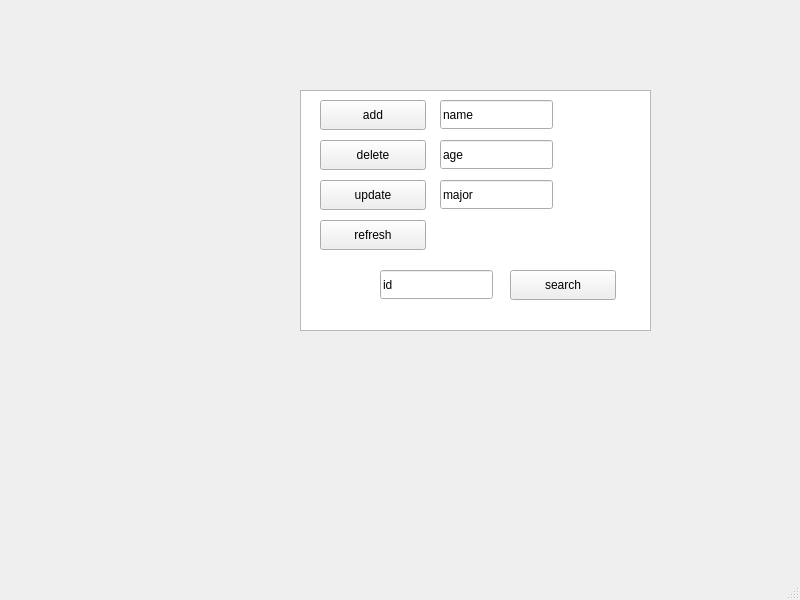
<?xml version="1.0" encoding="UTF-8"?>
<ui version="4.0">
 <class>MainWindow</class>
 <widget class="QMainWindow" name="MainWindow">
  <property name="geometry">
   <rect>
    <x>0</x>
    <y>0</y>
    <width>800</width>
    <height>600</height>
   </rect>
  </property>
  <property name="windowTitle">
   <string>MainWindow</string>
  </property>
  <widget class="QWidget" name="centralwidget">
   <widget class="QTableView" name="tableView">
    <property name="geometry">
     <rect>
      <x>300</x>
      <y>90</y>
      <width>351</width>
      <height>241</height>
     </rect>
    </property>
   </widget>
   <widget class="QPushButton" name="updateButton">
    <property name="geometry">
     <rect>
      <x>320</x>
      <y>180</y>
      <width>106</width>
      <height>30</height>
     </rect>
    </property>
    <property name="text">
     <string>update</string>
    </property>
   </widget>
   <widget class="QPushButton" name="addButton">
    <property name="geometry">
     <rect>
      <x>320</x>
      <y>100</y>
      <width>106</width>
      <height>30</height>
     </rect>
    </property>
    <property name="text">
     <string>add</string>
    </property>
   </widget>
   <widget class="QPushButton" name="deleteButton">
    <property name="geometry">
     <rect>
      <x>320</x>
      <y>140</y>
      <width>106</width>
      <height>30</height>
     </rect>
    </property>
    <property name="text">
     <string>delete</string>
    </property>
   </widget>
   <widget class="QPushButton" name="searchSidButton">
    <property name="geometry">
     <rect>
      <x>510</x>
      <y>270</y>
      <width>106</width>
      <height>30</height>
     </rect>
    </property>
    <property name="text">
     <string>search</string>
    </property>
   </widget>
   <widget class="QLineEdit" name="ageEdit">
    <property name="geometry">
     <rect>
      <x>440</x>
      <y>140</y>
      <width>113</width>
      <height>29</height>
     </rect>
    </property>
    <property name="text">
     <string>age</string>
    </property>
   </widget>
   <widget class="QLineEdit" name="nameEdit">
    <property name="geometry">
     <rect>
      <x>440</x>
      <y>100</y>
      <width>113</width>
      <height>29</height>
     </rect>
    </property>
    <property name="text">
     <string>name</string>
    </property>
   </widget>
   <widget class="QLineEdit" name="majorEdit">
    <property name="geometry">
     <rect>
      <x>440</x>
      <y>180</y>
      <width>113</width>
      <height>29</height>
     </rect>
    </property>
    <property name="text">
     <string>major</string>
    </property>
   </widget>
   <widget class="QLineEdit" name="sidEdit">
    <property name="geometry">
     <rect>
      <x>380</x>
      <y>270</y>
      <width>113</width>
      <height>29</height>
     </rect>
    </property>
    <property name="text">
     <string>id</string>
    </property>
   </widget>
   <widget class="QPushButton" name="refreshButton">
    <property name="geometry">
     <rect>
      <x>320</x>
      <y>220</y>
      <width>106</width>
      <height>30</height>
     </rect>
    </property>
    <property name="text">
     <string>refresh</string>
    </property>
   </widget>
  </widget>
  <widget class="QMenuBar" name="menubar">
   <property name="geometry">
    <rect>
     <x>0</x>
     <y>0</y>
     <width>800</width>
     <height>32</height>
    </rect>
   </property>
  </widget>
  <widget class="QStatusBar" name="statusbar"/>
 </widget>
 <resources/>
 <connections/>
</ui>
